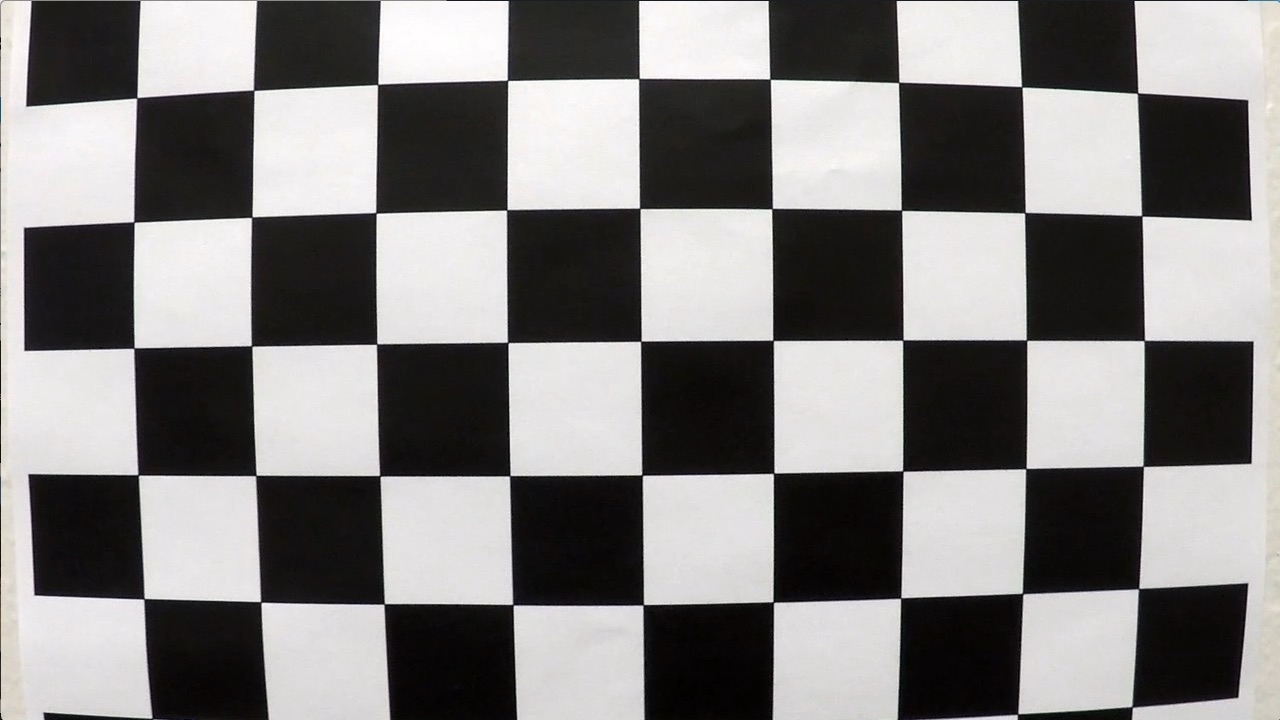
#> input picture utils/camera_cal/calibration1.jpg, 1280 x 720 px
$ python -i threshold_old.py   (imports and definitions only)   (older library calls are emulated)
#> lines starting #> are read from the running program, lines starting #| are printed output that depends on the picture
import cv2
import numpy as np

## convert rgb to hsl color space
def toHSL(img):
	return cv2.cvtColor(img, cv2.COLOR_RGB2HLS)


# [27 lines left out: functions isolateYellowHSL, isolateWhiteHSL, colorThresholdImage, not called in this run]


## convert rgb to lab color space
def toLAB(img):
	return cv2.cvtColor(img, cv2.COLOR_RGB2LAB)
#> returned value: shape (720, 1280, 3); mean of channels 0, 1, 2 129.2, 128.6, 128.6


## sobel in x or y directions
## x_dir=True -> sobel mask for x / x_dir=False -> sobel mask for y
def absSobel(img, x_dir=True, kernel_size=3, thresh=(0,255)):
	lab_l_img = toLAB(img)[:,:,0]

	if x_dir:
		sobel = cv2.Sobel(lab_l_img, cv2.CV_64F, 1, 0, ksize=kernel_size)
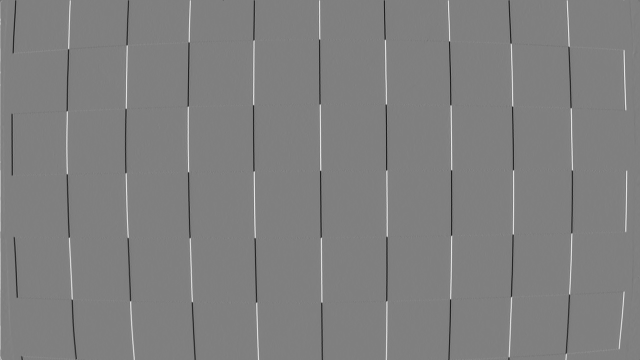
#> sobel: shape (720, 1280) float64 (shown at 1/2 size); min -959, max 952, mean 0.4; drawn with min black and max white
	else:
		sobel = cv2.Sobel(lab_l_img, cv2.CV_64F, 0, 1, ksize=kernel_size)

	sobel_abs = np.absolute(sobel)
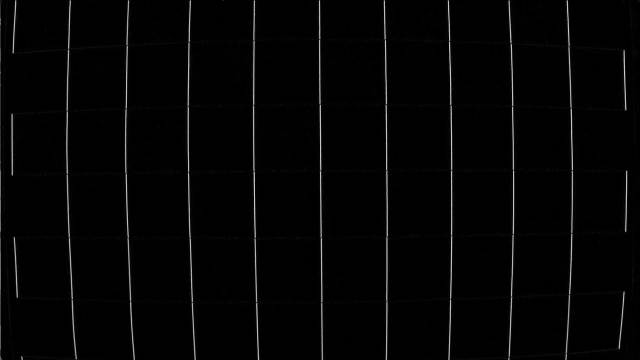
#> sobel_abs: shape (720, 1280) float64 (shown at 1/2 size); min 0, max 959, mean 18; drawn with min black and max white
	sobel_scaled = np.uint8(255 * sobel / np.max(sobel_abs))
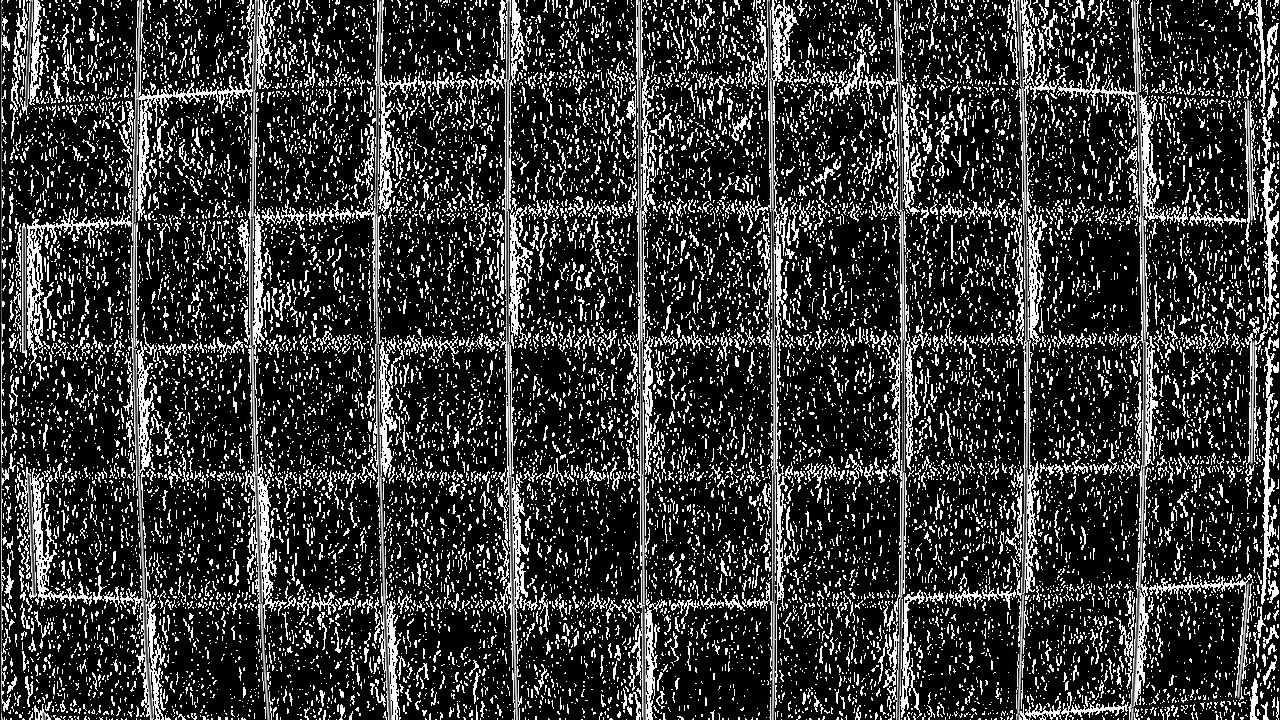
#> sobel_scaled: shape (720, 1280); min 0, max 255, mean 54.1

	sobel_binary = np.zeros_like(sobel_scaled)
	sobel_binary[(thresh[0] <= sobel_scaled) & (sobel_scaled <= thresh[1])] = 255

	return sobel_binary


## sobel magnitude in x and y directions
# [39 lines left out: functions magSobel, dirSobel, combinedSobels, not called in this run]

>>> import cv2
>>> picture = cv2.cvtColor(cv2.imread('camera_cal/calibration1.jpg'), cv2.COLOR_BGR2RGB)
>>> result = absSobel(picture)
#> result: shape (720, 1280); every value is 255

$ run again, on utils/camera_cal/calibration10.jpg
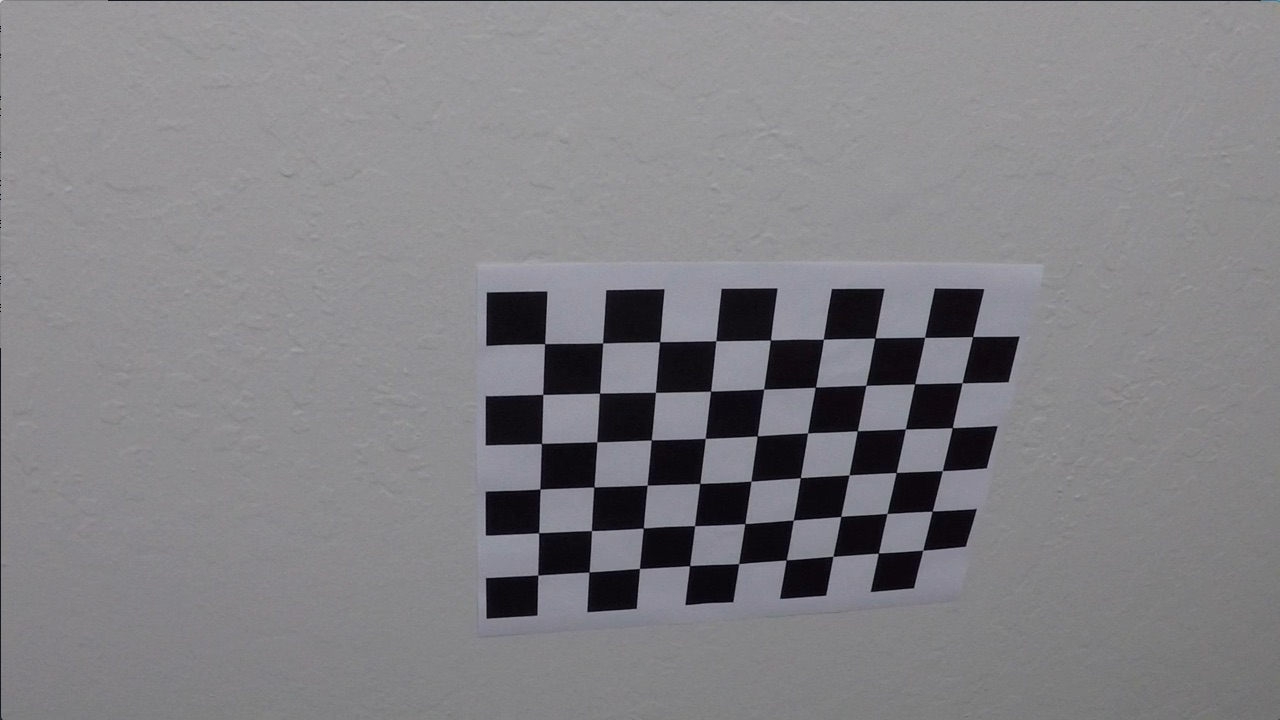
#> input picture utils/camera_cal/calibration10.jpg, 1280 x 720 px
#> in absSobel, `sobel_abs = np.absolute(sobel)`:
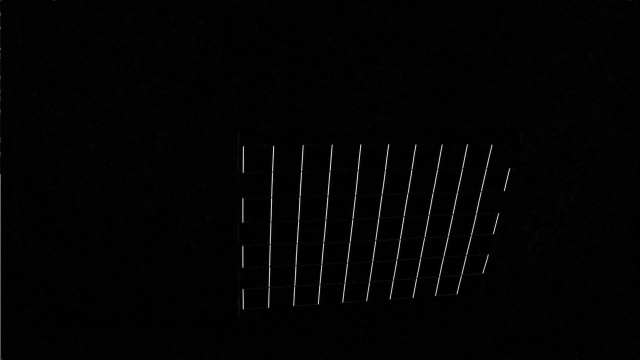
#> sobel_abs: shape (720, 1280) float64 (shown at 1/2 size); min 0, max 652, mean 9.7; drawn with min black and max white
#> in absSobel, `sobel_scaled = np.uint8(255 * sobel / np.max(sobel_abs))`:
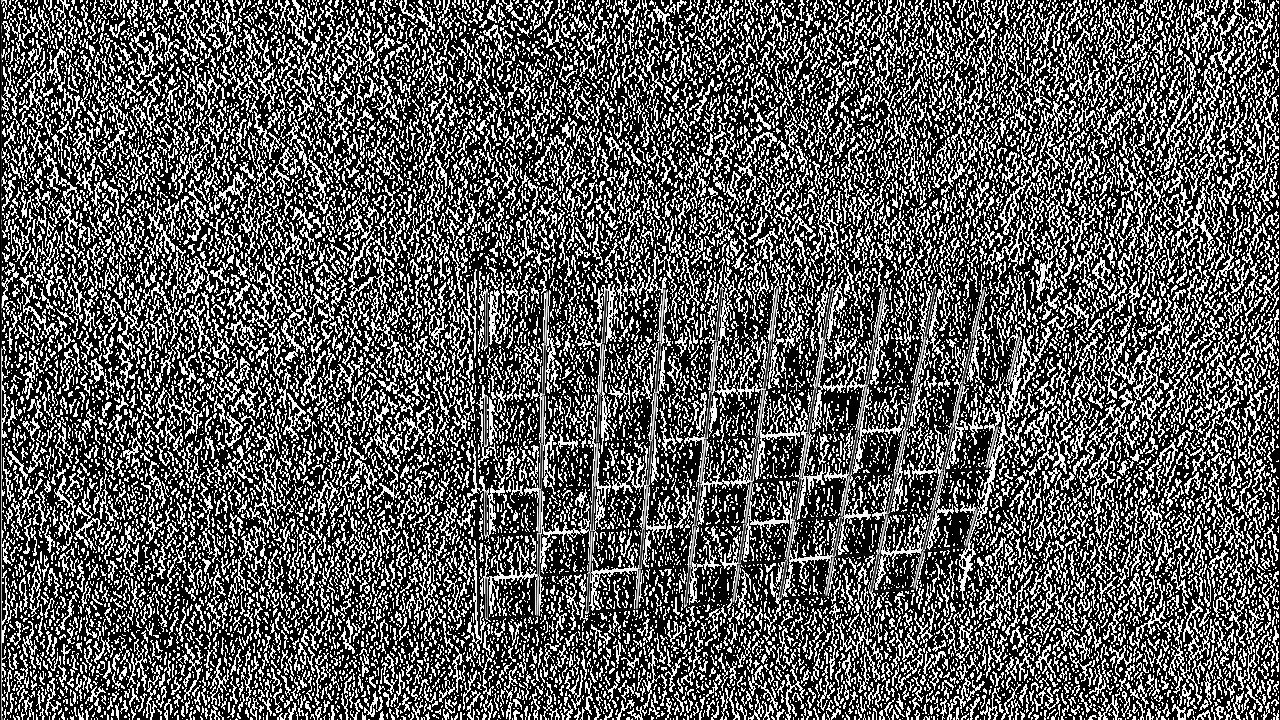
#> sobel_scaled: shape (720, 1280); min 0, max 255, mean 90.4
#> result: shape (720, 1280); every value is 255

$ run again, on utils/camera_cal/calibration11.jpg
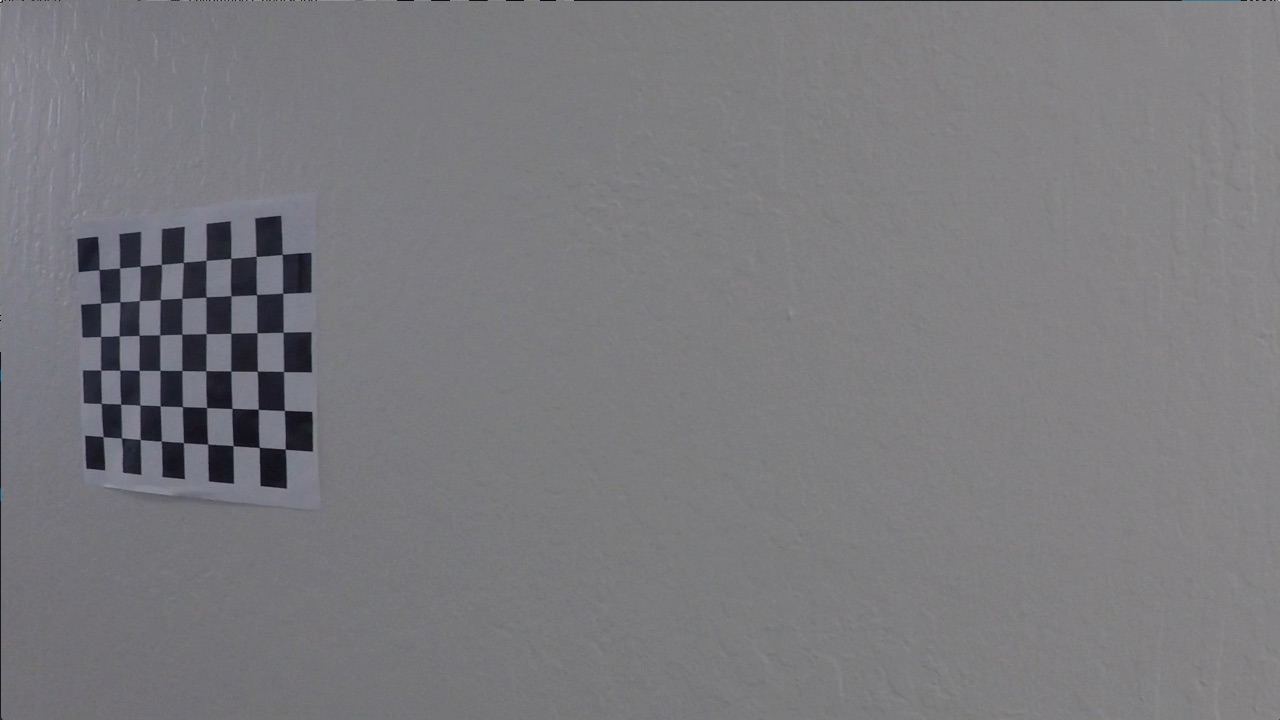
#> input picture utils/camera_cal/calibration11.jpg, 1280 x 720 px
#> in absSobel, `sobel_abs = np.absolute(sobel)`:
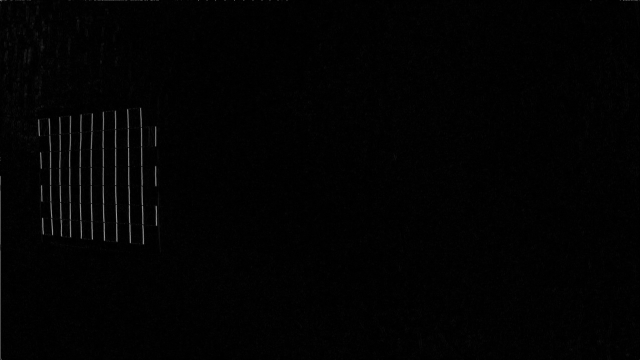
#> sobel_abs: shape (720, 1280) float64 (shown at 1/2 size); min 0, max 704, mean 8.2; drawn with min black and max white
#> in absSobel, `sobel_scaled = np.uint8(255 * sobel / np.max(sobel_abs))`:
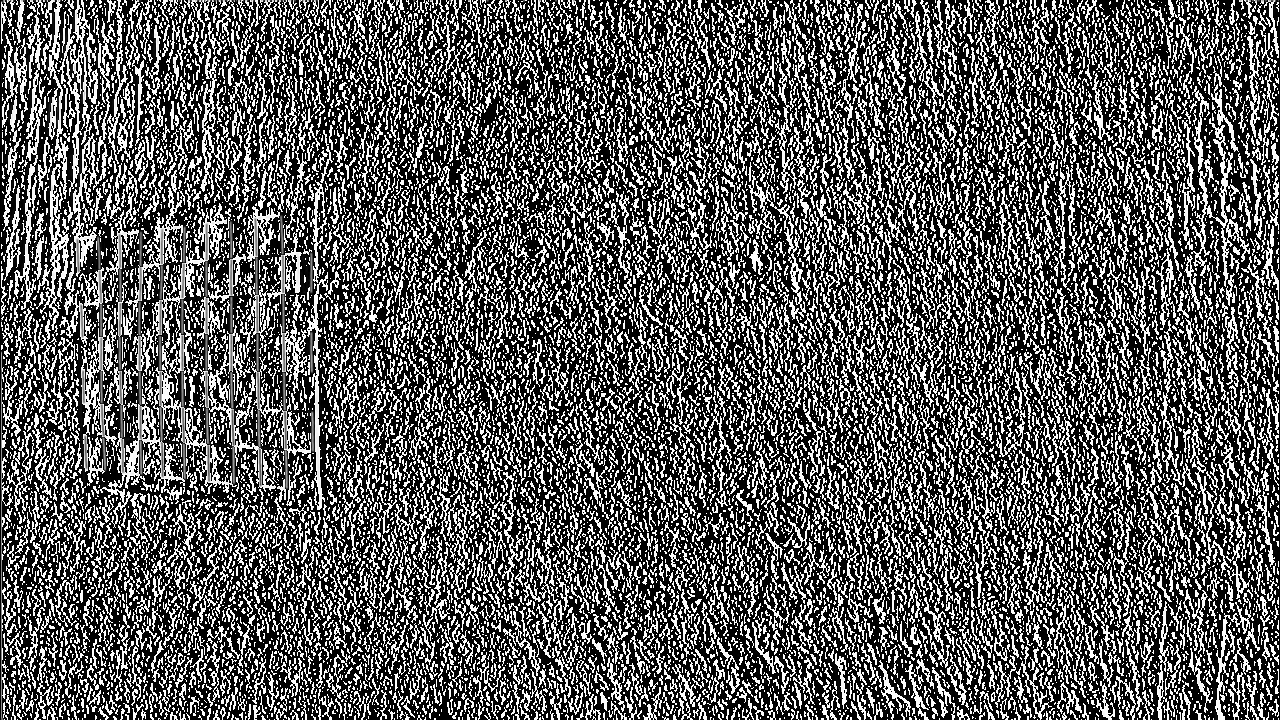
#> sobel_scaled: shape (720, 1280); min 0, max 255, mean 90.9
#> result: shape (720, 1280); every value is 255
